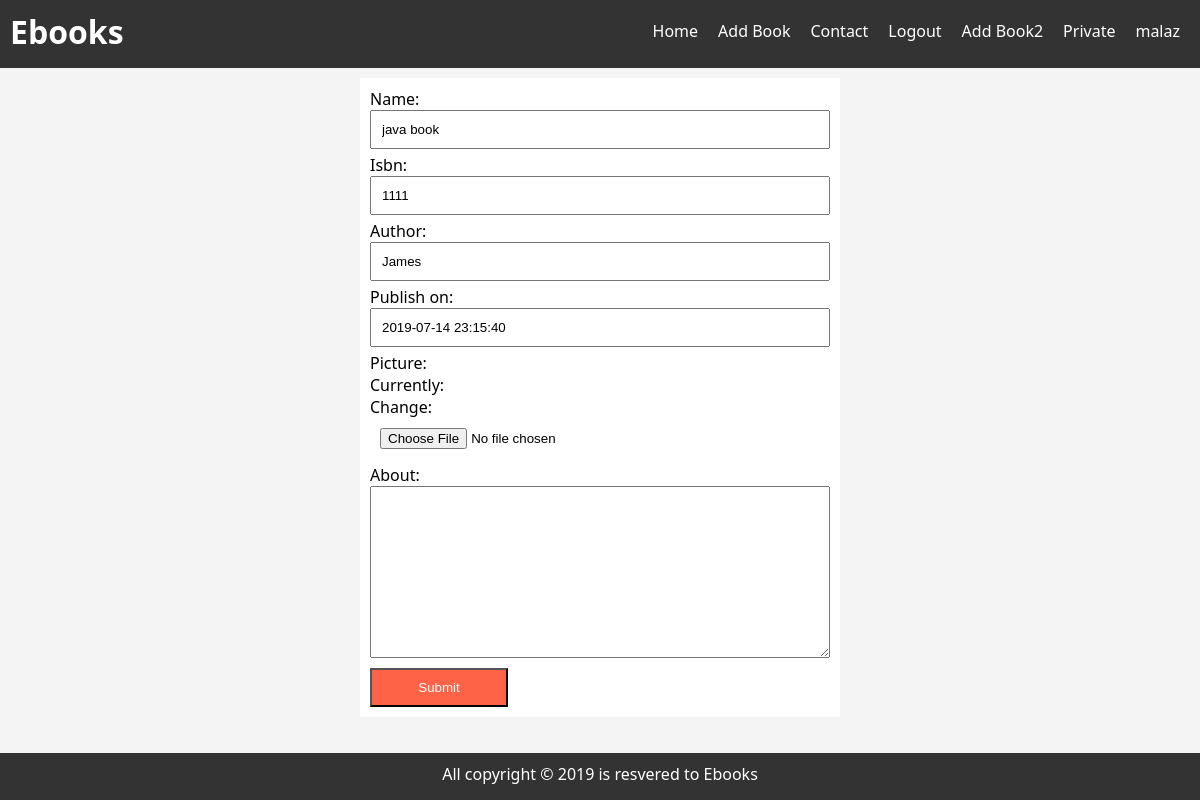
Screenshot of /book/1/update/ (signed in) with the database file from the repository.
### ebooks_app/models.py (models this page shows, shortened)
class Book(models.Model):
    name = models.CharField(max_length=100)
    isbn = models.CharField(max_length=20)
    author = models.CharField(max_length=30)
    publish_on = models.DateTimeField(default=timezone.now)
    added_on = models.DateTimeField(auto_now_add=True)
    updated_on = models.DateTimeField(auto_now=True)
    picture = models.ImageField(upload_to='book_pics')
    about = models.TextField()

### ebooks_app/views.py (the view)
# urls.py: path('book/<int:pk>/update/', views.BookUpdate.as_view(), name='update-book'),
class BookUpdate(UpdateView):
    model = Book
    fields = '__all__'
    template_name = 'book_form.html'

### templates/book_form.html (shortened to what this page needs)
{% extends 'base.html' %}
{% block body %}
<div class="container">
    <form action="" method="POST">
        {{form.as_p}}
        <input type="submit" value="Submit" class="btn">
    </form>
</div>
{% endblock %}

### templates/base.html (shortened to what this page needs)
<!DOCTYPE html>
{% load static %}
<html lang="en">
<head>
    <link rel="stylesheet" href="{% static 'style.css'%}">
</head>
<body>
    <div class="navbar">
        <h1>Ebooks</h1>
        <ul>
            <li><a href="{% url 'home' %}">Home</a></li>
            <li><a href="{% url 'add' %}">Add Book</a></li>
            <li><a href="{% url 'contact' %}">Contact</a></li>
            {% if user.is_authenticated %}
                <li><a href="{% url 'logout' %}">Logout</a></li>
            {% else %}
                <li><a href="{% url 'register' %}">Register</a></li>
                <li><a href="{% url 'login' %}">Login</a></li>
            {% endif %}
            <li><a href="{% url 'add-book' %}">Add Book2</a></li>
            <li><a href="{% url 'private' %}">Private</a></li>
            <li><a href="#">{{user.username}}</a></li>
        </ul>
    </div>
    {% block body %}
    {% endblock %}
    <div class="footer">
        <p>All copyright &copy; 2019 is resvered to Ebooks</p>
    </div>
</body>
</html>

### static/style.css (style rules this page uses)
* { padding: 0; margin: 0; box-sizing: border-box; }
h1, h2, h3, p { margin-bottom: 5px; }
body { background-color: #f4f4f4; font-family: 'Segoe UI', Tahoma, Geneva, Verdana, sans-serif; }
.container { width: 40%; margin: 10px auto; padding: 10px; background-color: white; }
input, textarea { width: 100%; padding: 10px; }
label { display: block; }
.btn { width: 30%; background-color: tomato; color: white; padding: 10px; }
.navbar { background-color: #333; color: white; padding: 10px; overflow: hidden; }
.navbar h1 { float: left; }
.navbar ul { float: right; list-style: none; }
.navbar ul li { float: left; padding: 10px; }
.navbar ul li a { color: white; text-decoration: none; }
.footer { background-color: #333; color: white; text-align: center; padding: 10px; position:fixed; bottom:0; width: 100%; }

### rows the page displays
Book: name "java book", isbn "1111", author "James", publish_on "2019-07-14 23:15:40"

### other values shown
{{ user.username }} "malaz"
